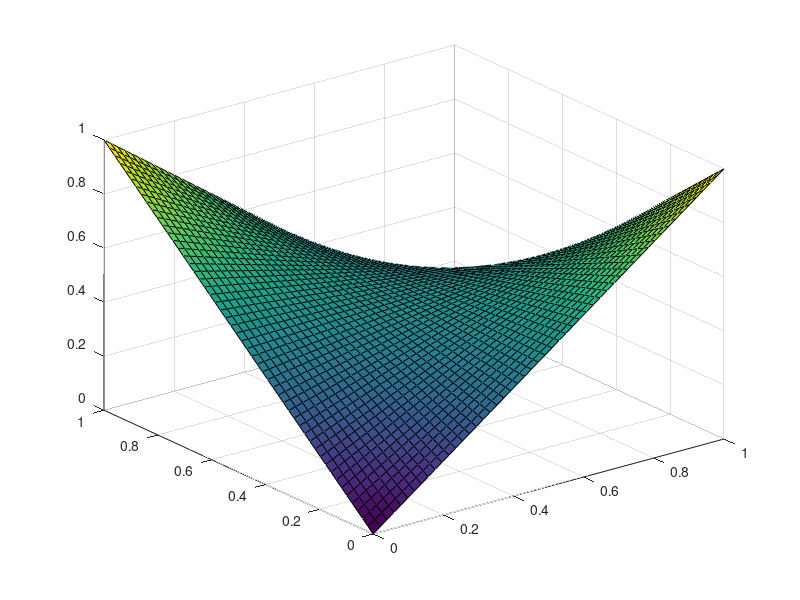

Recreate this plot in MATLAB.
load n_50

n = 50;

x = zeros(n*n, 1); % 初期状態の設定

maxit = 2000; % 最大反復回数
tol = 1e-04; % 判定条件

r = b - A*x;
p = r;

for i = 1:maxit
    v = 0;
    Ap = A*p;
    alpha = dot(p,r)/dot(p,Ap);
    x = x + alpha*p;
    r = r - alpha*Ap;
    beta = -dot(r,Ap)/dot(p,Ap);
    p = r + beta*p;
    v = norm(r);
    t(i) = v;
    t2(i) = i;
    if v < tol
        break;
    end
end

plot(t)

X = reshape(x,[n,n])

u = zeros(n+2,n+2);
% 境界条件の設定
u(:,1) = linspace(0,1,n+2);
u(:,n+2) = linspace(1,0,n+2);
u(1,:) = linspace(0,1,n+2);
u(n+2,:) = linspace(1,0,n+2);

for i = 2:n+1
    for j = 2:n+1
        u(i,j) = X(i-1, j-1);
    end
end

x = linspace(0, 1, n+2);
y = linspace(0, 1, n+2);

surf(x, y, u);

